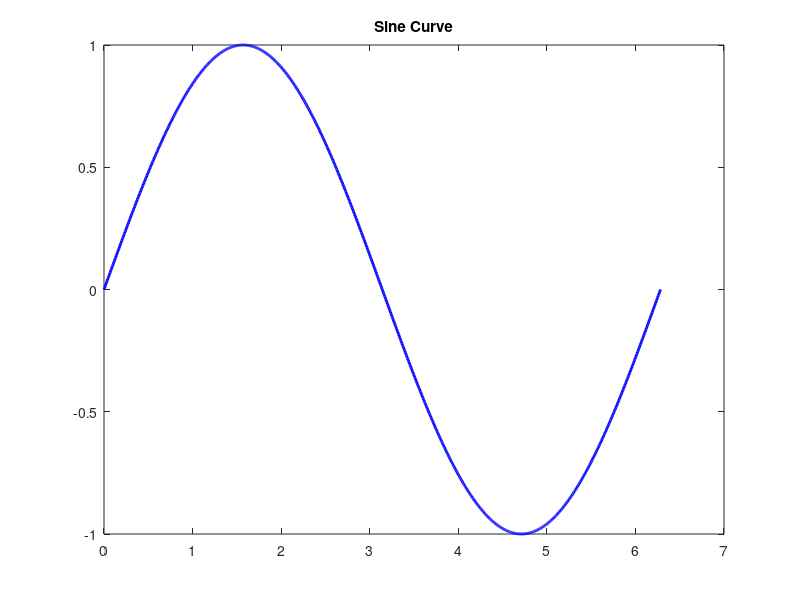

This figure's MATLAB source:
x = linspace(0, 2 * pi, 1000);
y = sin(x);
plot(x, y, 'b-', 'LineWidth', 2);
title('Sine Curve');

saveas(gcf, 'Malith_Damsara_22000275.png');

